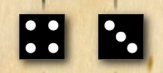
#> input picture data/test/dice_crop.png, 163 x 73 px
$ python parse_dice.py
#> lines starting #> are read from the running program, lines starting #| are printed output that depends on the picture; after the words box and inside, x2 and y2 are one past the last pixel; in counts of white or black regions, pixels touching at a corner belong together
#!/usr/bin/env python3
# -*- coding: utf-8 -*-
"""
Created on Wed Dec  2 17:37:42 2020

@author: slejamble
"""

import numpy as np
import cv2 as cv2
import imutils
import matplotlib.pyplot as plt

# [9 lines of commented-out code are left out]


frame = cv2.imread("../data/test/dice_crop.png")
#> frame is the input picture: shape (73, 163, 3); mean B, G, R 114, 140.1, 153.1
# print(frame.shape)
left_dice = frame[:, 0:int(frame.shape[1]/2)]
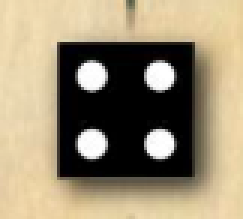
#> left_dice: shape (73, 81, 3) (shown 3 times larger); mean B, G, R 115, 140.9, 154
right_dice = frame[:, int(frame.shape[1]/2):frame.shape[1]]
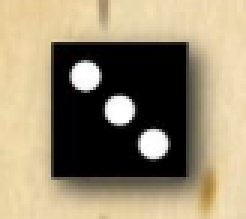
#> right_dice: shape (73, 82, 3) (shown 3 times larger); mean B, G, R 113, 139.3, 152.2


# [5 lines of commented-out code are left out]

def get_dice_value(frame):
    frame = imutils.resize(frame, width=frame.shape[0]*2)
#> frame: shape (131, 146, 3)
    blurred = cv2.GaussianBlur(frame, (3, 3), 0)
    # hsv = cv2.cvtColor(blurred, cv2.COLOR_BGR2HSV)
    ret, thresholded_img = cv2.threshold(blurred,127,255,cv2.THRESH_BINARY)


    thresholded_img = thresholded_img[:,:,2:]
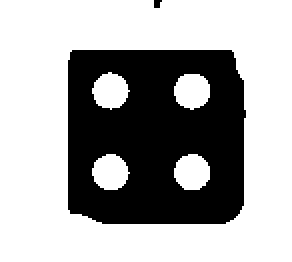
#> thresholded_img: shape (131, 146, 1) (shown 2 times larger); 66.1% white; 2 black regions (1 under 20 px), largest, box (x1, y1, x2, y2) and area: (34, 25, 123, 112) 6474
    detected_circles = cv2.HoughCircles(thresholded_img, cv2.HOUGH_GRADIENT, 1, 20, param1=30, param2=15, minRadius=1, maxRadius=30)
#> detected_circles = [[55.5, 85.5, 8.8], [95.5, 44.5, 9.4], [54.5, 44.5, 8.4], [94.5, 85.5, 8.8]]
    # [8 lines of commented-out code are left out]
    plt.imshow(thresholded_img)
    plt.show()
    return len(detected_circles[0])

left_dice_value = get_dice_value(left_dice)
#> left_dice_value = 4
print(left_dice_value)
#| 4

right_dice_value = get_dice_value(right_dice)
#> in get_dice_value (call 2), `frame = imutils.resize(frame, width=frame.shape[0]*2)`:
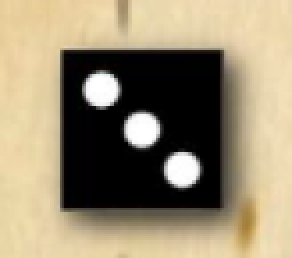
#> frame: shape (129, 146, 3) (shown 2 times larger); mean of channels 0, 1, 2 112.9, 139.2, 152.1; drawn as B, G, R
#> in get_dice_value (call 2), `blurred = cv2.GaussianBlur(frame, (3, 3), 0)`:
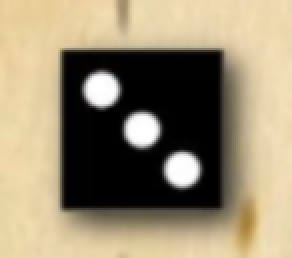
#> blurred: shape (129, 146, 3) (shown 2 times larger); mean of channels 0, 1, 2 112.9, 139.3, 152.2; drawn as B, G, R
#> in get_dice_value (call 2), `ret, thresholded_img = cv2.threshold(blurred,127,255,cv2.THRESH_BINARY)`:
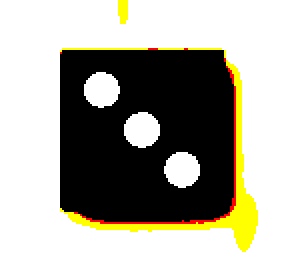
#> thresholded_img: shape (129, 146, 3) (shown 2 times larger); mean of channels 0, 1, 2 151.3, 164, 166.5; drawn as B, G, R
#> in get_dice_value (call 2), `thresholded_img = thresholded_img[:,:,2:]`:
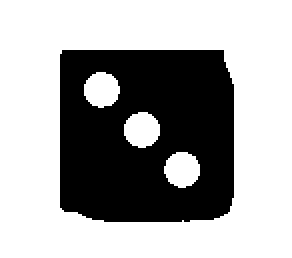
#> thresholded_img: shape (129, 146, 1) (shown 2 times larger); 65.3% white; 1 black region, box (x1, y1, x2, y2) and area: (30, 25, 117, 111) 6537
#> in get_dice_value (call 2), `detected_circles = cv2.HoughCircles(thresholded_img, cv2.HOUGH_GRADIEN..`: detected_circles = [[70.5, 63.5, 9.6], [50.5, 43.5, 9.6], [89.5, 84.5, 9.6]]
#> right_dice_value = 3
print(right_dice_value)
#| 3

# [14 lines of commented-out code are left out]

$ run again, with data/test/beginning.png copied over data/test/dice_crop.png
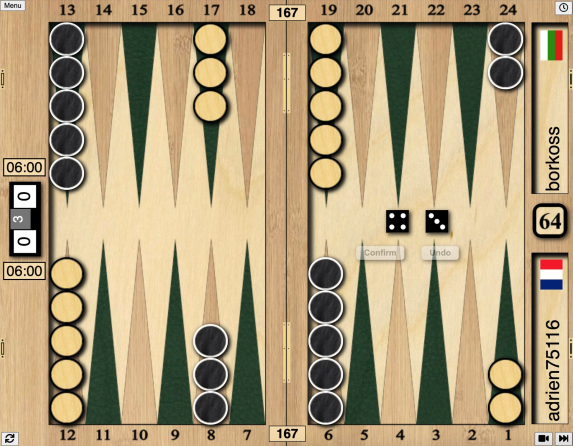
#> input picture data/test/beginning.png, 1145 x 892 px (shown at 1/2 size)
#> frame is the input picture: shape (892, 1145, 3); mean B, G, R 122.3, 157.5, 175.9
#> frame: shape (2782, 1784, 3)
#> in get_dice_value, `thresholded_img = thresholded_img[:,:,2:]`:
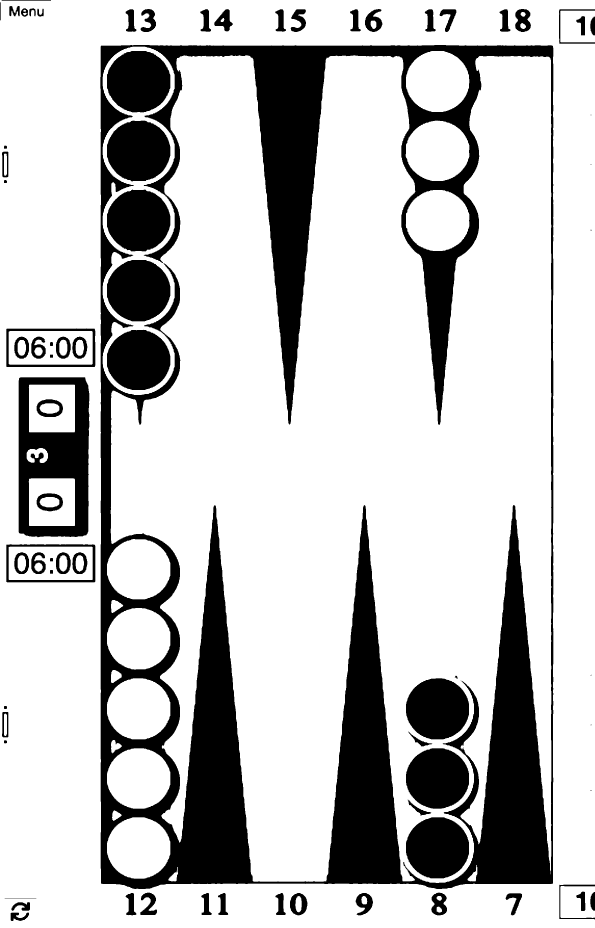
#> thresholded_img: shape (2782, 1784, 1) (shown at 1/3 size); 76.7% white; 79 black regions (8 under 20 px), largest, box (x1, y1, x2, y2) and area: (301, 135, 1660, 2667) 806962, (56, 1132, 268, 1612) 58517, (321, 153, 511, 337) 28050
#> detected_circles = 35 rows, first 8: [115.5, 1054.5, 21], [60.5, 2733.5, 19.1], [1092.5, 2701.5, 23.8], [893.5, 69.5, 23.5], [116.5, 1700.5, 21.2], [121.5, 1365.5, 22.4], [188.5, 1700.5, 21.3], [158.5, 1224.5, 29.3]
#> left_dice_value = 35
#| 35
#> frame: shape (2777, 1784, 3)
#> blurred: shape (2777, 1784, 3)
#> in get_dice_value (call 2), `thresholded_img = thresholded_img[:,:,2:]`:
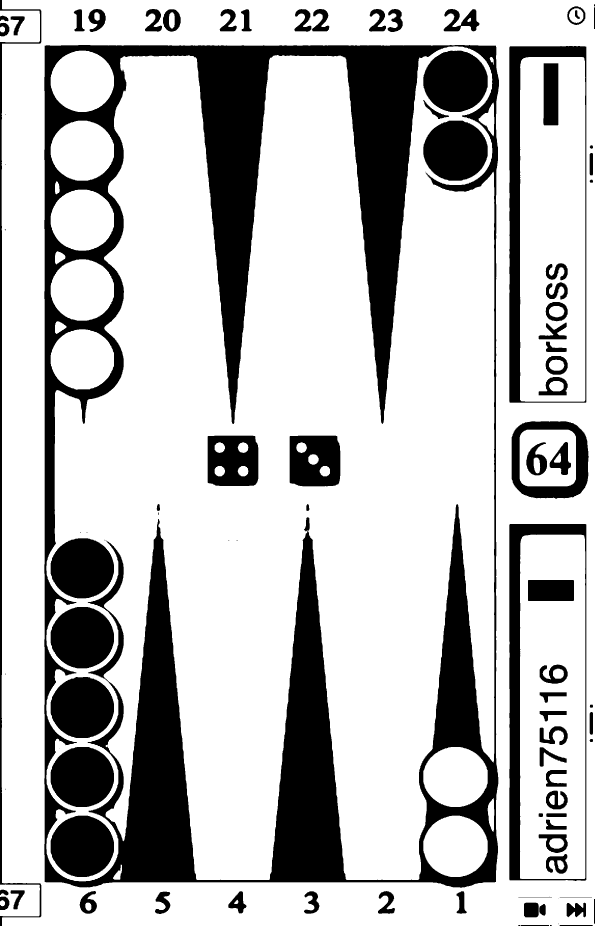
#> thresholded_img: shape (2777, 1784, 1) (shown at 1/3 size); 74.5% white; 99 black regions (18 under 20 px), largest, box (x1, y1, x2, y2) and area: (133, 135, 1497, 2663) 805374, (1528, 1572, 1759, 2643) 44640, (1528, 138, 1759, 1208) 44543
#> detected_circles = 32 rows, first 8: [1728.5, 46.5, 27.1], [1673.5, 2021.5, 28.2], [1674.5, 1095.5, 28.2], [264.5, 2714.5, 25.7], [1673.5, 2206.5, 28.3], [1673.5, 934.5, 29.3], [1665.5, 2399.5, 28.2], [1654.5, 820.5, 17.4]
#> right_dice_value = 32
#| 32
